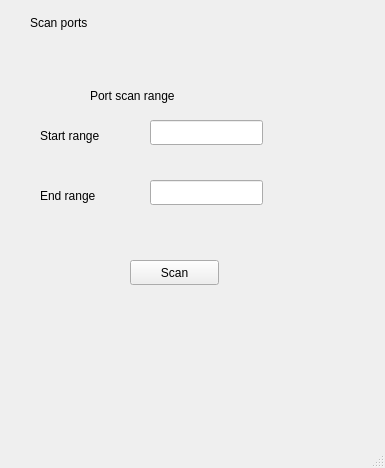
<?xml version="1.0" encoding="UTF-8"?>
<ui version="4.0">
 <class>MainWindow</class>
 <widget class="QMainWindow" name="MainWindow">
  <property name="geometry">
   <rect>
    <x>0</x>
    <y>0</y>
    <width>385</width>
    <height>468</height>
   </rect>
  </property>
  <property name="windowTitle">
   <string>MainWindow</string>
  </property>
  <widget class="QWidget" name="centralwidget">
   <widget class="QLabel" name="scanPortRangeLabel">
    <property name="geometry">
     <rect>
      <x>90</x>
      <y>80</y>
      <width>131</width>
      <height>31</height>
     </rect>
    </property>
    <property name="text">
     <string>Port scan range</string>
    </property>
   </widget>
   <widget class="QLineEdit" name="portStartRangeTxtBox">
    <property name="geometry">
     <rect>
      <x>150</x>
      <y>120</y>
      <width>113</width>
      <height>25</height>
     </rect>
    </property>
   </widget>
   <widget class="QLineEdit" name="portEndrangeTxtBox">
    <property name="geometry">
     <rect>
      <x>150</x>
      <y>180</y>
      <width>113</width>
      <height>25</height>
     </rect>
    </property>
   </widget>
   <widget class="QLabel" name="scanPortRangeLabel_2">
    <property name="geometry">
     <rect>
      <x>40</x>
      <y>120</y>
      <width>91</width>
      <height>31</height>
     </rect>
    </property>
    <property name="text">
     <string>Start range</string>
    </property>
   </widget>
   <widget class="QLabel" name="scanPortRangeLabel_3">
    <property name="geometry">
     <rect>
      <x>40</x>
      <y>180</y>
      <width>91</width>
      <height>31</height>
     </rect>
    </property>
    <property name="text">
     <string>End range</string>
    </property>
   </widget>
   <widget class="QPushButton" name="pushButton">
    <property name="geometry">
     <rect>
      <x>130</x>
      <y>260</y>
      <width>89</width>
      <height>25</height>
     </rect>
    </property>
    <property name="text">
     <string>Scan</string>
    </property>
   </widget>
   <widget class="QLabel" name="scanPortLabel">
    <property name="geometry">
     <rect>
      <x>30</x>
      <y>10</y>
      <width>71</width>
      <height>25</height>
     </rect>
    </property>
    <property name="text">
     <string>Scan ports</string>
    </property>
   </widget>
  </widget>
  <widget class="QMenuBar" name="menubar">
   <property name="geometry">
    <rect>
     <x>0</x>
     <y>0</y>
     <width>385</width>
     <height>22</height>
    </rect>
   </property>
  </widget>
  <widget class="QStatusBar" name="statusbar"/>
 </widget>
 <resources/>
 <connections/>
</ui>
